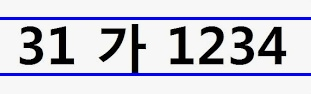
#> input picture 1.jpg, 311 x 94 px
$ jupyter execute --allow-errors test.ipynb
#> lines starting #> are read from the running program, lines starting #| are printed output that depends on the picture; after the words box and inside, x2 and y2 are one past the last pixel; in counts of white or black regions, pixels touching at a corner belong together
[cell 1]
import cv2
import numpy as np
import matplotlib.pyplot as plt
import pytesseract
from PIL import Image
plt.style.use('dark_background')

[cell 2]
img_ori = cv2.imread('1.jpg')
#> img_ori is the input picture: shape (94, 311, 3); mean B, G, R 216.6, 203.6, 203.6

height, width, channel = img_ori.shape
#> height = 94; width = 311; channel = 3
gray = cv2.cvtColor(img_ori, cv2.COLOR_BGR2GRAY)
plt.figure(figsize=(12, 10))
plt.imshow(img_ori,cmap='gray')
print(height, width, channel)
#| 94 311 3

[cell 3]
img_blurred = cv2.GaussianBlur(gray, ksize=(5, 5), sigmaX=0)
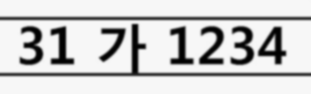
#> img_blurred: shape (94, 311); min 0, max 248, mean 205.1

img_blur_thresh = cv2.adaptiveThreshold(
    img_blurred,
    maxValue=255.0,
    adaptiveMethod=cv2.ADAPTIVE_THRESH_GAUSSIAN_C,
    thresholdType=cv2.THRESH_BINARY_INV,
    blockSize=19,
    C=9
)
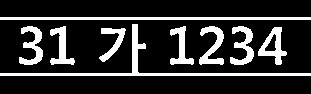
#> img_blur_thresh: shape (94, 311); 17.6% white; 9 white regions, largest, box (x1, y1, x2, y2) and area: (0, 24, 311, 76) 1270, (0, 17, 311, 20) 933, (199, 26, 224, 65) 456

kernel = np.ones((2,2),np.uint8)
img_morphology = cv2.morphologyEx(gray, cv2.MORPH_OPEN, kernel)
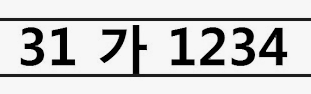
#> img_morphology: shape (94, 311); min 0, max 248, mean 204.7
img_morphology = cv2.morphologyEx(gray, cv2.MORPH_CLOSE, kernel)
img_morphology_thresh = cv2.adaptiveThreshold(
    img_morphology,
    maxValue=255.0,
    adaptiveMethod=cv2.ADAPTIVE_THRESH_GAUSSIAN_C,
    thresholdType=cv2.THRESH_BINARY_INV,
    blockSize=19,
    C=9
)
#> img_morphology_thresh: shape (94, 311); 17.4% white; 9 white regions, largest, box (x1, y1, x2, y2) and area: (0, 25, 311, 77) 1267, (0, 18, 311, 21) 933, (259, 28, 287, 65) 455

print(pytesseract.image_to_string(img_morphology_thresh, timeout=5))
#> (this line was passed over: pytesseract is not available in this run)
print(pytesseract.image_to_string(img_morphology_thresh))
#> (this line was passed over: pytesseract is not available in this run)

[cell 4]
img_thresh = cv2.adaptiveThreshold(
    gray,
    maxValue=255.0,
    adaptiveMethod=cv2.ADAPTIVE_THRESH_GAUSSIAN_C,
    thresholdType=cv2.THRESH_BINARY_INV,
    blockSize=19,
    C=9
)
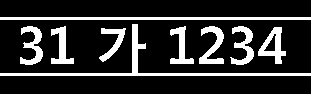
#> img_thresh: shape (94, 311); 17.4% white; 9 white regions

[cell 5]
pytesseract.pytesseract.tesseract_cmd = 'C:\\tesseract\\tesseract\\tesseract'
config = ('-l kor --oem 3 --psm 7')
img_result = img_blur_thresh

#> (the rest of this cell did not finish here and is left out)

[cell 6]
plt.figure(figsize=(20,20))
plt.subplot(1,2,1)
plt.title('Threshold only')
plt.imshow(img_thresh, cmap='gray')
plt.subplot(1,2,2)
plt.title('Blur and Threshold')
plt.imshow(img_blur_thresh, cmap='gray')

[cell 7]
plt.subplot(1,2,1)
plt.title('Morphology and Threshold')
plt.imshow(img_morphology_thresh, cmap='gray')
plt.subplot(1,2,2)
plt.title('Blur and Threshold')
plt.imshow(img_blur_thresh, cmap='gray')

[cell 8]
contours, _ = cv2.findContours(
    img_morphology_thresh,
    mode=cv2.RETR_LIST,
    method=cv2.CHAIN_APPROX_SIMPLE
)
#> contours = 10 contours; largest, box (x1, y1, x2, y2) and area: (0, 25, 311, 77) 899, (0, 18, 311, 21) 620, (259, 28, 287, 65) 494, (200, 27, 225, 65) 375, (21, 27, 44, 66) 356

temp_result = np.zeros((height, width, channel), dtype=np.uint8)

#> (the rest of this cell did not finish here and is left out)

[cell 9]
temp_result = np.zeros((height, width, channel), dtype=np.uint8)

contours_dict = []

for contour in contours:
    x, y, w, h = cv2.boundingRect(contour)
    cv2.rectangle(temp_result, pt1=(x,y), pt2=(x+w, y+h), color=(255,255,255), thickness=2)

    contours_dict.append({
        'contour': contour,
        'x': x,
        'y': y,
        'w': w,
        'h': h,
        'cx': x + (w / 2),
        'cy': y + (h / 2)
    })
#> this loop made 10 passes
#> (x, y, w, h) on passes 1 to 9: (264, 34, 14, 19), (100, 29, 27, 34), (259, 28, 28, 37), (231, 27, 24, 39), (200, 27, 25, 38), (171, 27, 24, 38), (52, 27, 23, 38), (21, 27, 23, 39), (0, 25, 311, 52)
#> (contour, x, y, w, h) on pass 10: ([[0, 18], [0, 20], [310, 20], [310, 18]], 0, 18, 311, 3)
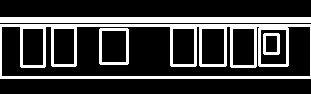
#> temp_result: shape (94, 311, 3); 22.4% white; 4 white regions, box (x1, y1, x2, y2) and area: (0, 24, 311, 79) 4121, (0, 17, 311, 23) 1866, (99, 28, 129, 65) 362, (263, 33, 280, 55) 194
#> after the loop, contours_dict = 10 items

plt.figure(figsize=(12,10))
plt.imshow(temp_result, cmap='gray')

[cell 10]
MIN_AREA = 80
MIN_WIDTH, MIN_HEIGHT=2, 8
MIN_RATIO, MAX_RATIO = 0.25, 1.0

possible_contours = []

cnt = 0
for d in contours_dict:
    area = d['w'] * d['h']
    ratio = d['w'] / d['h']

    if area > MIN_AREA \
    and d['w'] > MIN_WIDTH and d['h'] > MIN_HEIGHT \
    and MIN_RATIO < ratio < MAX_RATIO:
        d['idx'] = cnt
        cnt += 1
        possible_contours.append(d)
#> this loop made 10 passes
#> (area, ratio) on passes 1 to 10: (266, 0.737), (918, 0.794), (1036, 0.757), (936, 0.615), (950, 0.658), (912, 0.632), (874, 0.605), (897, 0.59), (16172, 5.98), (933, 103.7)
#> after the loop, cnt = 8; possible_contours = 8 items

temp_result = np.zeros((height, width, channel), dtype = np.uint8)

for d in possible_contours:
    cv2.rectangle(temp_result, pt1=(d['x'], d['y']), pt2=(d['x']+d['w'], d['y']+d['h']), color=(255, 255, 255), thickness=2)
#> this loop made 8 passes
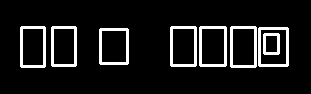
#> temp_result: shape (94, 311, 3); 9.5% white; 8 white regions, largest, box (x1, y1, x2, y2) and area: (258, 27, 289, 67) 386, (199, 26, 227, 67) 374, (230, 26, 257, 68) 374

plt.figure(figsize=(12, 10))
plt.imshow(temp_result, cmap='gray')

[cell 11]
MAX_DIAG_MULTIPLYER = 5
MAX_ANGLE_DIFF = 12.0
MAX_AREA_DIFF = 0.5
MAX_WIDTH_DIFF = 0.8 #0.8
MAX_HEIGHT_DIFF = 0.2 #0.2
MIN_N_MATCHED = 3

def find_chars(contour_list):
    matched_result_idx = []

    for d1 in contour_list:
        matched_contours_idx = []
        for d2 in contour_list:
            if d1['idx'] == d2['idx']:
                continue

            dx = abs(d1['cx'] - d2['cx'])
            dy = abs(d1['cy'] - d2['cy'])

            diagonal_length1 = np.sqrt(d1['w'] ** 2 + d1['h'] ** 2)

            distance = np.linalg.norm(np.array([d1['cx'], d1['cy']]) - np.array([d2['cx'], d2['cy']]))
            if dx == 0:
                angle_diff = 90
            else:
                angle_diff = np.degrees(np.arctan(dy / dx))
            area_diff = abs(d1['w'] * d1['h'] - d2['w'] * d2['h']) / (d1['w'] * d1['h'])
            width_diff = abs(d1['w'] - d2['w']) / d1['w']
            height_diff = abs(d1['h'] - d2['h']) / d1['h']

            if distance < diagonal_length1 * MAX_DIAG_MULTIPLYER \
            and angle_diff < MAX_ANGLE_DIFF and area_diff < MAX_AREA_DIFF \
            and width_diff < MAX_WIDTH_DIFF and height_diff < MAX_HEIGHT_DIFF:
                matched_contours_idx.append(d2['idx'])

        matched_contours_idx.append(d1['idx'])

        if len(matched_contours_idx) < MIN_N_MATCHED:
            continue

        matched_result_idx.append(matched_contours_idx)

        unmatched_contour_idx = []
        for d4 in contour_list:
            if d4['idx'] not in matched_contours_idx:
                unmatched_contour_idx.append(d4['idx'])

        unmatched_contour = np.take(possible_contours, unmatched_contour_idx)

        recursive_contour_list = find_chars(unmatched_contour)

        for idx in recursive_contour_list:
            matched_result_idx.append(idx)

        break
#> this loop made 2 passes
#> after the loop, matched_result_idx = [[2, 3, 4, 5, 6, 7, 1]]

    return matched_result_idx

result_idx = find_chars(possible_contours)
#> result_idx = [[2, 3, 4, 5, 6, 7, 1]]

matched_result = []
for idx_list in result_idx:
    matched_result.append(np.take(possible_contours, idx_list))
#> this loop made 1 pass
#> after the loop, matched_result = 1 item

temp_result = np.zeros((height, width, channel), dtype=np.uint8)
#> temp_result: shape (94, 311, 3); every value is 0

for r in matched_result:
    for d in r:
        cv2.rectangle(temp_result, pt1=(d['x'], d['y']), pt2=(d['x']+d['w'], d['y']+d['h']), color=(255,255,255), thickness=2)
#> this loop made 1 pass
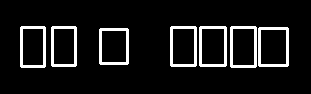
#> temp_result: shape (94, 311, 3); 8.9% white; 7 white regions, largest, box (x1, y1, x2, y2) and area: (258, 27, 289, 67) 386, (199, 26, 227, 67) 374, (230, 26, 257, 68) 374

plt.figure(figsize=(12, 10))
plt.imshow(temp_result, cmap='gray')

[cell 12]
PLATE_WIDTH_PADDING = 1.3 # 1.3
PLATE_HEIGHT_PADDING = 1.5 # 1.5
MIN_PLATE_RATIO = 3
MAX_PLATE_RATIO = 10

plate_imgs = []
plate_infos = []

for i, matched_chars in enumerate(matched_result):
    sorted_chars = sorted(matched_chars, key=lambda x: x['cx'])

    plate_cx = (sorted_chars[0]['cx'] + sorted_chars[-1]['cx']) / 2
    plate_cy = (sorted_chars[0]['cy'] + sorted_chars[-1]['cy']) / 2

    plate_width = (sorted_chars[-1]['x'] + sorted_chars[-1]['w'] - sorted_chars[0]['x']) * PLATE_WIDTH_PADDING

    sum_height = 0
    for d in sorted_chars:
        sum_height += d['h']

    plate_height = int(sum_height / len(sorted_chars) * PLATE_HEIGHT_PADDING)

    triangle_height = sorted_chars[-1]['cy'] - sorted_chars[0]['cy']
    triangle_hypotenus = np.linalg.norm(
        np.array([sorted_chars[0]['cx'], sorted_chars[0]['cy']]) -
        np.array([sorted_chars[-1]['cx'], sorted_chars[-1]['cy']])
    )

    angle = np.degrees(np.arcsin(triangle_height / triangle_hypotenus))

    rotation_matrix = cv2.getRotationMatrix2D(center=(plate_cx, plate_cy), angle=angle, scale=1.0)

    img_rotated = cv2.warpAffine(img_thresh, M=rotation_matrix, dsize=(width, height))

    img_cropped = cv2.getRectSubPix(
        img_rotated,
        patchSize=(int(plate_width), int(plate_height)),
        center=(int(plate_cx), int(plate_cy))
    )

    if img_cropped.shape[1] / img_cropped.shape[0] < MIN_PLATE_RATIO or img_cropped.shape[1] / img_cropped.shape[0] < MIN_PLATE_RATIO > MAX_PLATE_RATIO:
        continue

    plate_imgs.append(img_cropped)
    plate_infos.append({
        'x': int(plate_cx - plate_width / 2),
        'y': int(plate_cy - plate_height / 2),
        'w': int(plate_width),
        'h': int(plate_height)
    })

    plt.subplot(len(matched_result), 1, i+1)
    plt.imshow(img_cropped, cmap='gray')
#> this loop made 1 pass
#> (plate_cx, plate_cy, plate_width, plate_height, triangle_height, triangle_hypotenus, angle) on pass 1: (152.8, 46.5, 345.8, 56, 0, 240.5, 0)
#> pass 1, `img_cropped = cv2.getRectSubPix( img_rotated, patchSize=(int(plate_wid..`:
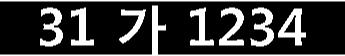
#> img_cropped: shape (56, 345); min 0, max 255, mean 56
#> after the loop, plate_imgs = 1 item; plate_infos = 1 item

[cell 13]
longest_idx, longest_text = -1, 0
plate_chars = []

#> (the rest of this cell did not finish here and is left out)

[cell 14]
info = plate_infos[longest_idx]
#> info = {'x': -20, 'y': 18, 'w': 345, 'h': 56}
#> (the rest of this cell did not finish here and is left out)
